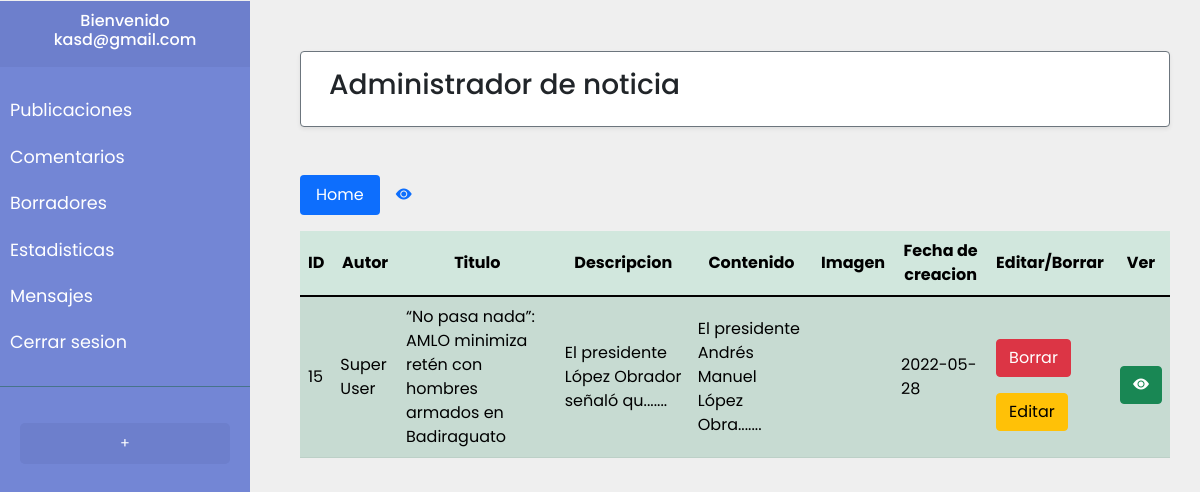
Page /php/adminTodos.php (signed in) on the committed database.
### tables this page shows
CREATE TABLE `post` (
  `id` int(11) NOT NULL,
  `autorid` int(11) NOT NULL,
  `title` varchar(255) DEFAULT NULL,
  `description` varchar(511) DEFAULT NULL,
  `content` text DEFAULT NULL,
  `link1` varchar(255) DEFAULT NULL,
  `link2` varchar(255) DEFAULT NULL,
  `link3` varchar(255) DEFAULT NULL,
  `image` varchar(255) DEFAULT NULL,
  `created_at` date NOT NULL DEFAULT current_timestamp(),
  `status` int(11) DEFAULT 1,
  `category_id` int(11) NOT NULL
);

### php/config/validarSesion.php (called while the page is built, shortened)
<?php
require 'database.php';
if (isset($_SESSION['user_id'])){
  $records = $conn->prepare('SELECT id, autor, id_privileges, email, password FROM admins WHERE id =:id');
  $records->bindParam(':id', $_SESSION['user_id']);
  $records->execute();
  $results = $records->fetch(PDO::FETCH_ASSOC);
  if(is_countable($results) > 0){
    $user = $results;
  }
}
?>

### php/adminTodos.php (the view, shortened to what this page needs)
<?php require "../php/config/validarSesion.php"?>
<!DOCTYPE html>
<html>
  <head>
  <link rel="stylesheet" href="../css/bootstrap.min.css">
  <link rel="stylesheet" href="../css/adminMenu.css">
  <link rel="stylesheet" href="https://cdn.jsdelivr.net/npm/bootstrap-icons@1.8.1/font/bootstrap-icons.css">
  <link href="https://unpkg.com/vanilla-datatables@latest/dist/vanilla-dataTables.min.css" rel="stylesheet" type="text/css">
  </head>
  <body>
    <?php if(!empty($user)): ?>
      <section>
        <?php include("../php/template/panelAdmin.php"); ?>
      <article>
          <div id="content">
              <nav class="navbar navbar-expand-sm navbar-light bg-light shadow-sm p-3 mb-5 bg-body rounded border border-secondary">
                  <div class="container-fluid">
                      <h3>Administrador de noticia</h3>
                  </div>
              </nav>
              <ul class="nav nav-pills mb-3" id="pills-tab" role="tablist">
                  <li class="nav-item" role="presentation">
                    <form action="adminTodos.php">
                      <button class="nav-link active" type="submit">Home</button>
                    </form>
                  </li>
                  <li class="nav-item" role="presentation">
                    <form action="adminVista.php">
                      <button class="nav-link"  type="submit"><i class="bi bi-eye-fill"></i></button>
                    </form>
                  </li>
                </ul>
            <?php
            require '../php/config/database.php';
            $numPosts = "SELECT pst.id as codigo, autor, title, description, content, image, created_at FROM post as pst INNER JOIN admins as adm on pst.autorid = adm.id WHERE status=1";
            $consulta= $conn->query($numPosts);
            $idPost = ($consulta->fetchAll(PDO::FETCH_ASSOC));
            ?>
              <table class="table table-hover table-success table-striped table-fixed" id="tabla">
                <thead>
                  <tr>
                    <th class="align-middle text-center">ID</th>
                    <th class="align-middle text-center">Autor</th>
                    <th class="align-middle text-center">Titulo</th>
                    <th class="align-middle text-center">Descripcion</th>
                    <th class="align-middle text-center">Contenido</th>
                    <th class="align-middle text-center">Imagen</th>
                    <th class="align-middle text-center">Fecha de creacion</th>
                    <th class="align-middle text-center">Editar/Borrar</th>
                    <th class="align-middle text-center">Ver</th>
                  </tr>
                </thead>
              <tbody>
                <?php foreach ($idPost as $lisPost) { ?>
                <tr>
                  <td class="align-middle"><?php echo $lisPost['codigo']?></td>
                  <td class="align-middle "><?php echo $lisPost['autor']?></td>
                  <td class="align-middle "><?php echo $lisPost['title']?></td>
                  <td class="align-middle "><?php echo substr($lisPost['description'],0,40)?>.......</td>
                  <td class="align-middle "><?php echo substr($lisPost['content'],0,40)?>.......</td>
                  <td class="align-middle "><img src="<?php echo substr($lisPost['image'],0) ?>" width="120" alt="" srcset=""></td>
                  <td class="align-middle "><?php echo $lisPost['created_at']?></td>
                  <td class= "align-middle">
                  <form method="post" action="./deletePost.php">
                    <input type="submit" name="accion" value="Borrar" class="btn btn-danger mt-3"/>
                  </form>
                  <form method="post" action="./formEditar.php">
                    <input type="submit" name="accion" value="Editar" class="btn btn-warning mt-3"/>
                  </form>
                    </td>
                  <td class="align-middle ">
                    <a href="articulo.php?id=<?= $lisPost["codigo"]?>" class="btn btn-success mt-3"><i class="bi bi-eye-fill"></i></a>
                  </td>
                </tr>
                <?php }?>
              </tbody>
            </table>
            </div>
      </article>
      </section>
    <?php else:
    header('Location: ../php/login.php');
    ?>
    <?php endif; ?>
   </body>
</html>

### php/template/panelAdmin.php
<div class="wrapper">
          <nav id="sidebar">
              <div class="sidebar-header text-center">
              <?php $userV = $user["id_privileges"]?>
                  <h6>Bienvenido <?= $user['email']?></h6>
              </div>
                <?php if($userV == 1):?>
                    <ul class="list-unstyled components">
                        <li>
                            <a href="../php/adminRegistro.php">Administrar usuarios</a>
                        </li>
                        <li>
                            <a href="../php/adminTodos.php">Publicaciones</a>
                        </li>
                        <li>
                            <a href="../php/adminComentarios.php">Comentarios</a>
                        </li>
                        <li>
                            <a href="../php/adminBorradores.php">Borradores</a>
                        </li>
                        <li>
                            <a href="../php/adminEstadistica.php">Estadisticas</a>
                        </li>
                        <li>
                            <a href="../php/adminContacto.php">Mensajes</a>
                        </li>
                        <li>
                            <a href="../php/logout.php">Cerrar sesion</a>
                        </li>
                    </ul>
                    <ul class="list-unstyled CTAs">
                        <li>
                            <a href="../php/adminNuevoArticulo.php" class="article">+</a>
                        </li>
                    </ul>
                    <?php else: ?>
                     <ul class="list-unstyled components">
                        <li>
                            <a href="../php/adminTodos.php">Publicaciones</a>
                        </li>
                        <li>
                            <a href="../php/adminComentarios.php">Comentarios</a>
                        </li>
                        <li>
                            <a href="../php/adminBorradores.php">Borradores</a>
                        </li>
                        <li>
                            <a href="../php/adminEstadistica.php">Estadisticas</a>
                        </li>
                        <li>
                            <a href="../php/adminContacto.php">Mensajes</a>
                        </li>
                        <li>
                            <a href="../php/logout.php">Cerrar sesion</a>
                        </li>
                    </ul>
                <ul class="list-unstyled CTAs">
                  <li>
                      <a href="../php/adminNuevoArticulo.php" class="article">+</a>
                  </li>
              </ul>
              <?php endif; ?>
      </div>

### css/adminMenu.css (style rules this page uses)
body { font-family: 'Poppins', sans-serif; background: #EFEFEF; margin: 0; padding: 0; }
a, a:hover, a:focus { color: inherit; text-decoration: none; transition: all 0.3s; }
.wrapper { display: flex; width: 100%; align-items: stretch; }
#sidebar { min-width: 250px; max-width: 250px; background: #7386D5; color: #fff; transition: all 0.3s; }
#sidebar .sidebar-header { padding: 10px; background: #6d7fcc; }
#sidebar ul.components { padding: 20px 0; border-bottom: 1px solid #47748b; }
#sidebar ul li a { padding: 10px; font-size: 1.1em; display: block; }
ul.CTAs { padding: 20px; }
ul.CTAs a { text-align: center; font-size: 0.9em !important; display: block; border-radius: 5px; margin-bottom: 5px; }
a.article, a.article:hover { background: #6d7fcc !important; color: #fff !important; }
article { -webkit-flex: 3; -ms-flex: 3; flex: 3; position: relative; background-color: #EFEFEF; padding: 30px; width: 900px; }
section { margin-top: 1px; -webkit-flex: 1; -ms-flex: 1; flex: 1; display: flex; position: static; width: 500px; }
#content { width: 900px; height: 400px; margin: 5px; padding: 15px; position:static; min-height: 100vh; transition: all 0.3s; }

### rows in the picture
post: id "15", autorid.autor "Super User", title "“No pasa nada”: AMLO minimiza retén con hombres armados en Badiraguato", description "El presidente López Obrador señaló qu", content "El presidente Andrés Manuel López Obra", created_at "2022-05-28"

### other values in the picture
$user['email'] "kasd@gmail.com"
